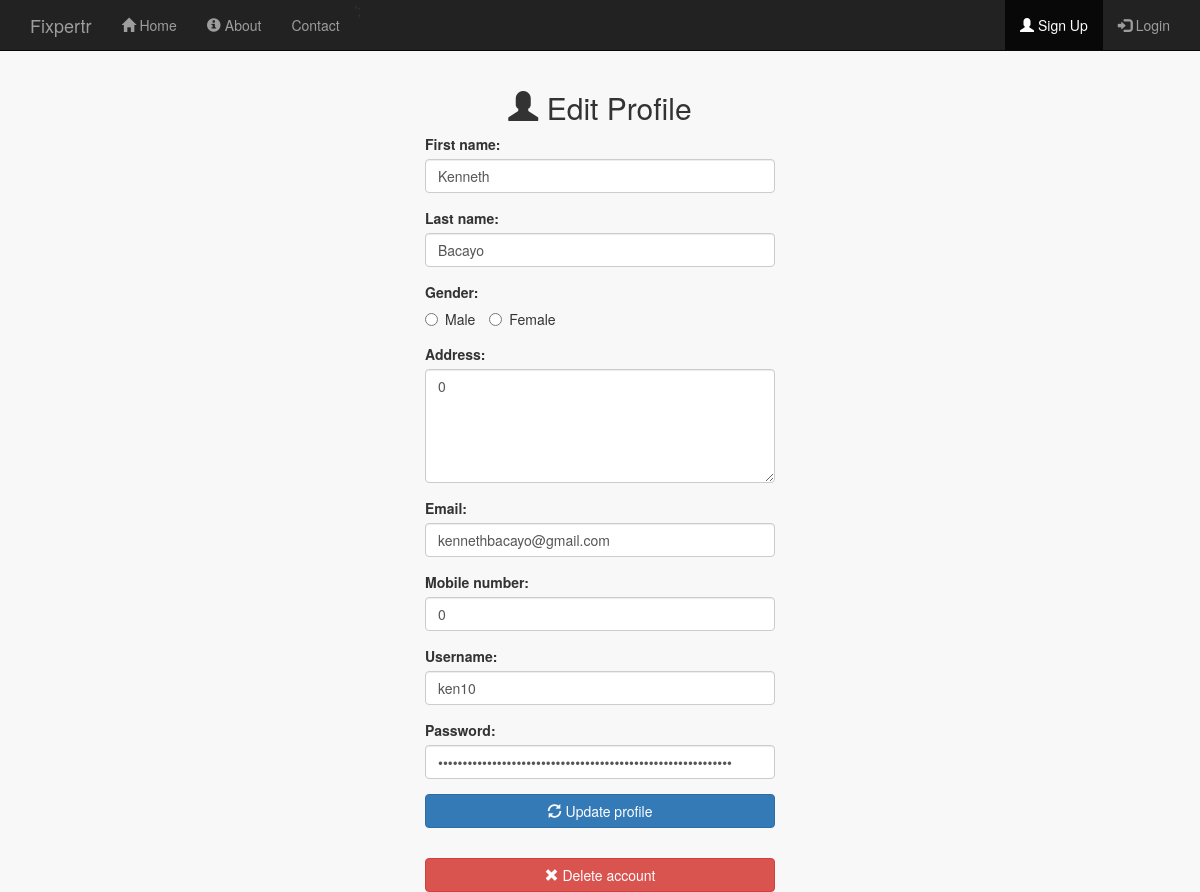
/edit_profile.php?edit=1, run on an earlier commit of the app's database.
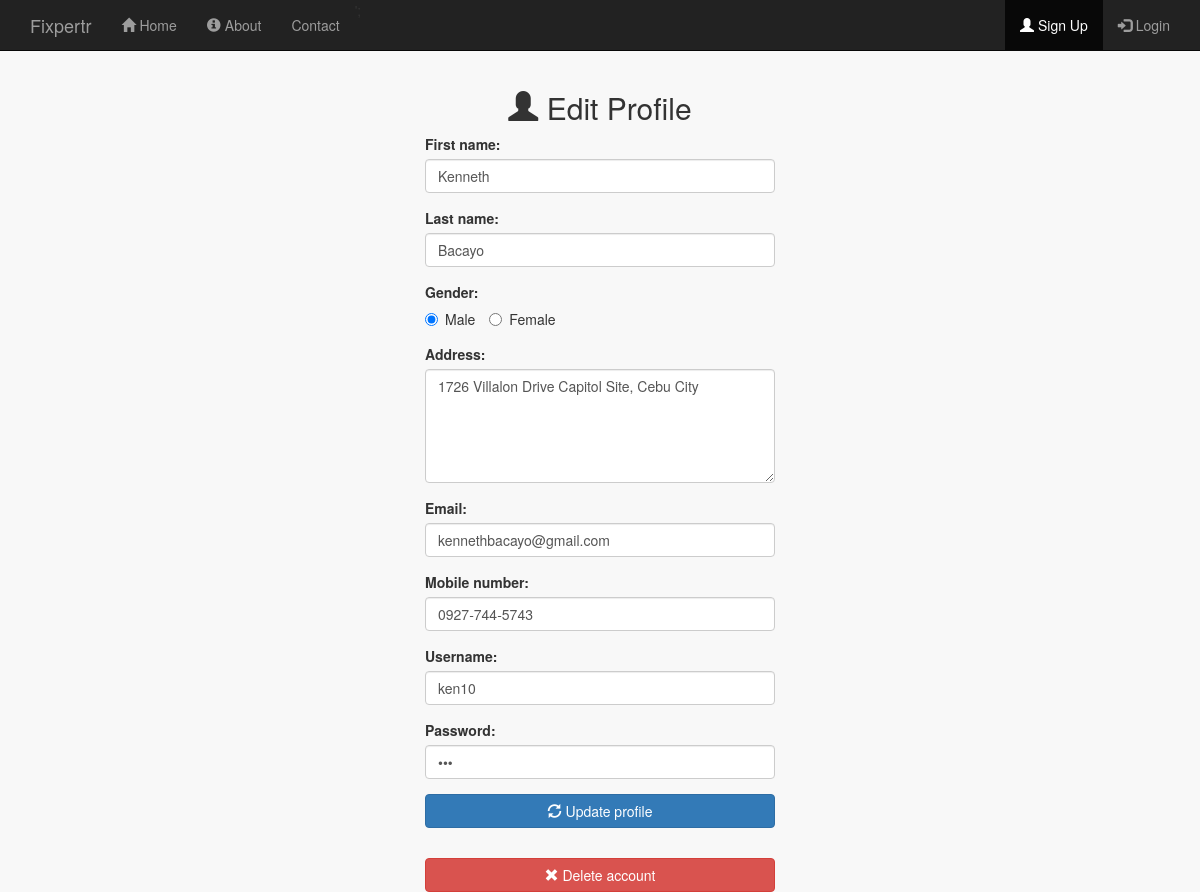
And on a later commit of the database.
### tables this page shows
CREATE TABLE IF NOT EXISTS `users` (
  `user_id` int(11) NOT NULL AUTO_INCREMENT,
  `user_first` varchar(256) NOT NULL,
  `user_last` varchar(256) NOT NULL,
  `user_image` varchar(256) DEFAULT NULL,
  `user_gender` varchar(256) DEFAULT NULL,
  `user_address` varchar(256) DEFAULT NULL,
  `user_email` varchar(256) NOT NULL,
  `user_mobile` varchar(20) DEFAULT NULL,
  `user_uid` varchar(256) NOT NULL,
  `user_pwd` varchar(256) NOT NULL,
  `user_type` varchar(256) NOT NULL,
  PRIMARY KEY (`user_id`)
);

### public/edit_profile.php (the view, shortened to what this page needs)
<?php
    include_once '../includes/db_connection.php';
    $first = '';
    $last = '';
    $gender = '';
    $address = '';
    $email = '';
    $mobilenumber = '';
    $uid = '';
    $pwd = '';
    if (isset($_GET['edit'])) {
    $id = $_GET['edit'];
    $rec = mysqli_query($connection,"SELECT * FROM users WHERE user_id = $id");
    $record = mysqli_fetch_array($rec);
    $first = $record['user_first'];
    $last = $record['user_last'];
    $gender = $record['user_gender'];
    $address = $record['user_address'];
    $email = $record['user_email'];
    $mobilenumber = $record['user_mobile'];
    $uid = $record['user_uid'];
    $pwd = $record['user_pwd'];
  }
 ?>
<!doctype html>
<html lang="en">
  <head>
    <link rel="stylesheet" type="text/css" href="stylesheets/bootstrap.min.css">
    <link rel="stylesheet" type="text/css" href="stylesheets/mystyles.css">
  </head>
  <body id="signup">
  <?php include '../includes/layouts/header.php';?>
    <div class="content container">
      <div class="col-md-4 col-md-offset-4">
        <h2 class="text-center"><span class="glyphicon glyphicon-user"></span> Edit Profile</h2>
        <form id="" action="<?php echo $_SERVER['PHP_SELF']; ?>" method="post">
          <div class="form-group">
              <label for="fname">First name:</label>
              <input type="text" class="form-control" name="first" value="<?php echo $first;?>">
          </div>
          <div class="form-group">
              <label for="lname">Last name:</label>
              <input type="text" class="form-control" name="last" value="<?php echo $last;?>">
          </div>
          <div class="form-group">
            <table>
                <tr><td><label>Gender:</label></td> </tr>
                <tr>
                <td>
                 <label class="radio-inline">
                <input type="radio" name="gender" value="Male" <?php if(isset($gender) && $gender =="Male") {echo "checked"; } ?> >Male
                </label>
                <label class="radio-inline">
                  <input type="radio" name="gender" value="Female" <?php if(isset($gender) && $gender =="Female") {echo "checked"; } ?>>Female
                </label>
               </td>
                </tr>
            </table>
          </div>
             <div class="form-group">
                <label for="">Address:</label>
                <textarea class="form-control" rows="5" name="address" ><?php echo $address;?></textarea>
            </div>
           <div class="form-group">
              <label for="email">Email:</label>
              <input type="text" class="form-control" name="email" value="<?php echo $email;?>">
           </div>
            <div class="form-group">
              <label for="">Mobile number:</label>
              <input type="text" class="form-control" name="mobilenumber" value="<?php echo $mobilenumber; ?>">
           </div>
           <div class="form-group">
              <label for="uid">Username:</label>
              <input type="text" class="form-control" name="uid" value="<?php echo $uid;?>">
           </div>
           <div class="form-group">
              <label for="pwd">Password:</label>
              <input type="password" class="form-control" name="pwd" value="<?php echo $pwd;?>">
           </div>
            <button  type="submit" name="update" style="margin-bottom: 30px" class="btn btn-primary btn-block"><span class="glyphicon glyphicon-refresh"></span> Update profile</button>
        </form>
          <a href="#" data-toggle="modal" data-target="#myModal" class="btn btn-danger btn-block" role="button"><span class="glyphicon glyphicon-remove"></span> Delete account</a>
      </div>
    </div>
    <?php include '../includes/layouts/footer.php';?>

What changed in the data, as far as the page shows it:
changed users "Kenneth": user_gender "☐ Male" → "☑ Male"; address "0" → "1726 Villalon Drive Capitol Site, Cebu City"; mobilenumber "0" → "0927-744-5743"
